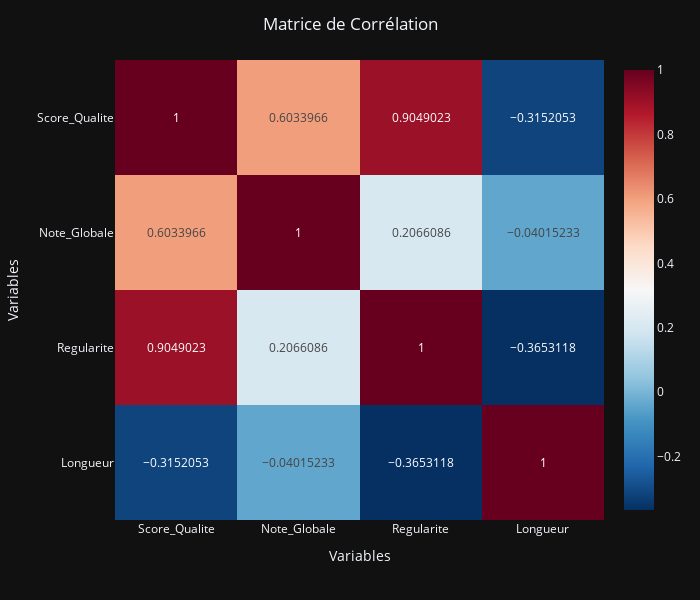

Notebook source saved alongside this figure:
### Markdown cell above
Correlation

### Code cell
import plotly.express as px

# 1. Calcul de la corrélation (assure-toi que df_clean est bien chargé)
correlation = df_clean[['Score_Qualite', 'Note_Globale', 'Regularite', 'Nb_Episodes']].corr()

# 2. Amélioration du design (plus épuré)
fig.update_layout(
    title_x=0.5,
    xaxis_title="Variables",
    yaxis_title="Variables",
    width=700,
    height=600
)

fig.show()

### Figure 1 — Plotly figure (JSON) as saved in the notebook; plotly's stock layout.template omitted (floating-point values rounded to 4 significant figures)
{"data": [{"coloraxis": "coloraxis", "name": "0", "texttemplate": "%{z}", "x": ["Score_Qualite", "Note_Globale", "Regularite", "Longueur"], "y": ["Score_Qualite", "Note_Globale", "Regularite", "Longueur"], "z": [[1.0, 0.6034, 0.9049, -0.3152], [0.6034, 1.0, 0.2066, -0.04015], [0.9049, 0.2066, 1.0, -0.3653], [-0.3152, -0.04015, -0.3653, 1.0]], "type": "heatmap", "xaxis": "x", "yaxis": "y", "hovertemplate": "x: %{x}<br>y: %{y}<br>color: %{z}<extra></extra>"}], "layout": {"xaxis": {"anchor": "y", "domain": [0.0, 1.0], "title": {"text": "Variables"}}, "yaxis": {"anchor": "x", "domain": [0.0, 1.0], "autorange": "reversed", "title": {"text": "Variables"}}, "coloraxis": {"colorscale": [[0.0, "rgb(5,48,97)"], [0.1, "rgb(33,102,172)"], [0.2, "rgb(67,147,195)"], [0.3, "rgb(146,197,222)"], [0.4, "rgb(209,229,240)"], [0.5, "rgb(247,247,247)"], [0.6, "rgb(253,219,199)"], [0.7, "rgb(244,165,130)"], [0.8, "rgb(214,96,77)"], [0.9, "rgb(178,24,43)"], [1.0, "rgb(103,0,31)"]]}, "margin": {"t": 60}, "title": {"text": "Matrice de Corrélation", "x": 0.5}, "width": 700, "height": 600}}
